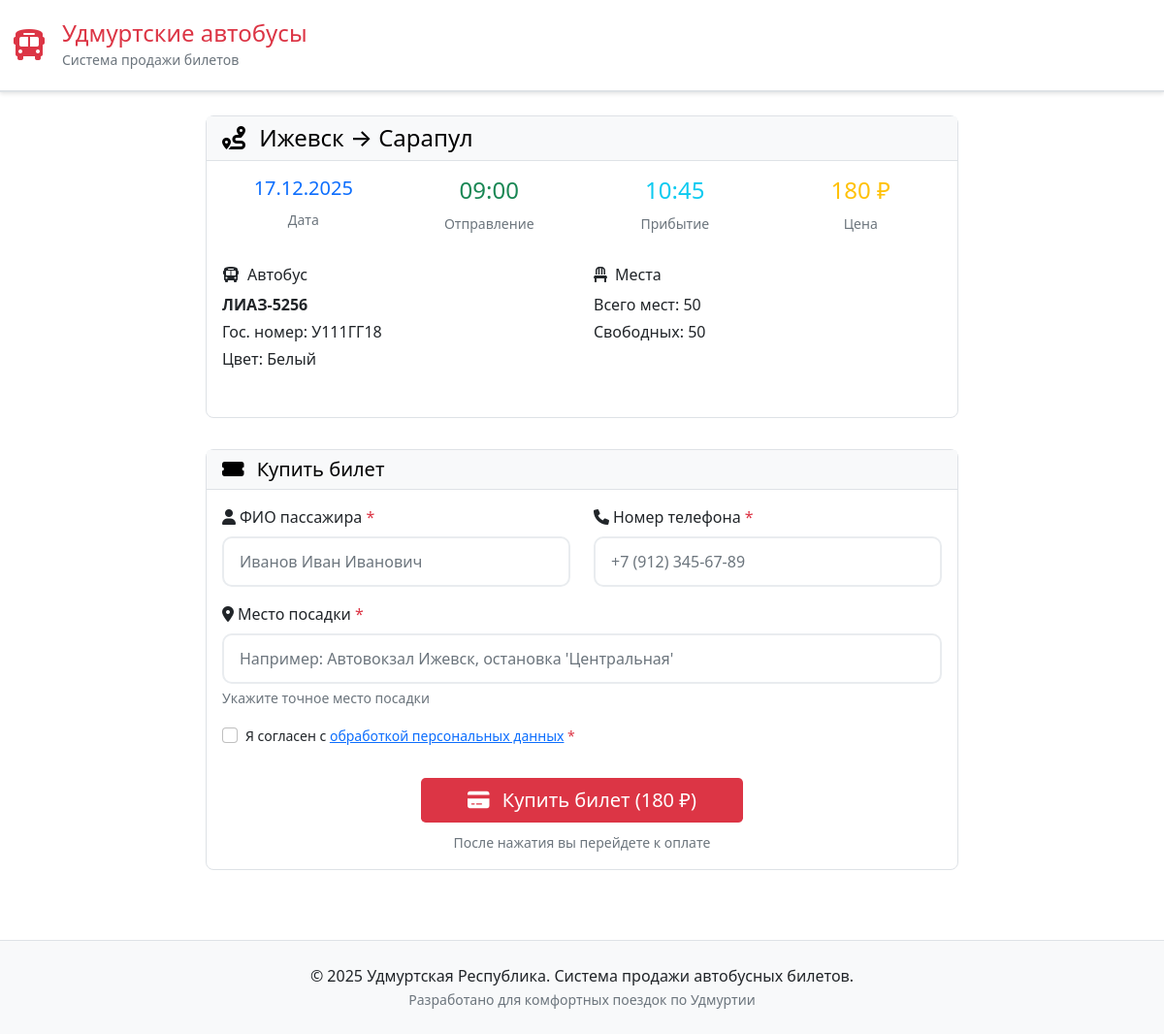
Screenshot of /trip/4 with the database file from the repository.
### models.py (models this page shows)
class Trip(Base):
    __tablename__ = "trips"
    id = Column(Integer, primary_key=True, index=True)
    departure_city = Column(String, nullable=False)
    arrival_city = Column(String, nullable=False)
    departure_date = Column(Date, nullable=False)
    departure_time = Column(String, nullable=False)  # Format: HH:MM
    arrival_time = Column(String, nullable=False)    # Format: HH:MM
    bus_number = Column(String, nullable=False)      # Гос. номер автобуса
    bus_name = Column(String, nullable=False)        # Название автобуса
    bus_color = Column(String, nullable=False)       # Цвет автобуса
    total_seats = Column(Integer, nullable=False)
    available_seats = Column(Integer, nullable=False)
    price = Column(Float, default=0.0)
    is_active = Column(Integer, default=1)  # 1 = active, 0 = inactive
    created_at = Column(DateTime(timezone=True), server_default=func.now())
    updated_at = Column(DateTime(timezone=True), server_default=func.now(), onupdate=func.now())
    tickets = relationship("Ticket", back_populates="trip")

### main.py (the view)
@app.get("/trip/{trip_id}", response_class=HTMLResponse)
async def trip_details(request: Request, trip_id: int, db: Session = Depends(get_db)):
    trip = db.query(Trip).filter(Trip.id == trip_id, Trip.is_active == 1).first()
    if not trip:
        raise HTTPException(status_code=404, detail="Trip not found")
    return templates.TemplateResponse("user_trip_details.html", {
        "request": request,
        "trip": trip
    })

### templates/user_trip_details.html (shortened to what this page needs)
{% extends "base_udmurt.html" %}
{% block content %}
<div class="row">
    <div class="col-lg-8 mx-auto">
        <div class="card mb-4">
            <div class="card-header">
                <h4 class="mb-0">
                    <i class="fas fa-route me-2"></i>
                    {{ trip.departure_city }} → {{ trip.arrival_city }}
                </h4>
            </div>
            <div class="card-body">
                <div class="row text-center mb-4">
                    <div class="col-md-3">
                        <h5 class="text-primary">{{ trip.departure_date.strftime('%d.%m.%Y') }}</h5>
                        <small class="text-muted">Дата</small>
                    </div>
                    <div class="col-md-3">
                        <h4 class="text-success">{{ trip.departure_time }}</h4>
                        <small class="text-muted">Отправление</small>
                    </div>
                    <div class="col-md-3">
                        <h4 class="text-info">{{ trip.arrival_time }}</h4>
                        <small class="text-muted">Прибытие</small>
                    </div>
                    <div class="col-md-3">
                        <h4 class="text-warning">{{ "%.0f"|format(trip.price) }} ₽</h4>
                        <small class="text-muted">Цена</small>
                    </div>
                </div>
                <div class="row mb-4">
                    <div class="col-md-6">
                        <h6><i class="fas fa-bus me-2"></i>Автобус</h6>
                        <p class="mb-1"><strong>{{ trip.bus_name }}</strong></p>
                        <p class="mb-1">Гос. номер: {{ trip.bus_number }}</p>
                        <p class="mb-0">Цвет: <span style="color: {{ trip.bus_color|lower() }};">{{ trip.bus_color }}</span></p>
                    </div>
                    <div class="col-md-6">
                        <h6><i class="fas fa-chair me-2"></i>Места</h6>
                        <p class="mb-1">Всего мест: {{ trip.total_seats }}</p>
                        <p class="mb-0">Свободных: {{ trip.available_seats }}</p>
                    </div>
                </div>
            </div>
        </div>
        {% if trip.available_seats > 0 %}
        <div class="card">
            <div class="card-header">
                <h5 class="mb-0">
                    <i class="fas fa-ticket-alt me-2"></i>
                    Купить билет
                </h5>
            </div>
            <div class="card-body">
                <form method="post" action="/trip/{{ trip.id }}/book">
                    <div class="row mb-3">
                        <div class="col-md-6">
                            <label for="passenger_name" class="form-label">
                                <i class="fas fa-user me-1"></i>ФИО пассажира <span class="text-danger">*</span>
                            </label>
                            <input type="text" class="form-control" id="passenger_name" name="passenger_name"
                                   required placeholder="Иванов Иван Иванович">
                        </div>
                        <div class="col-md-6">
                            <label for="passenger_phone" class="form-label">
                                <i class="fas fa-phone me-1"></i>Номер телефона <span class="text-danger">*</span>
                            </label>
                            <input type="tel" class="form-control" id="passenger_phone" name="passenger_phone"
                                   required placeholder="+7 (912) 345-67-89" pattern="\+7\s?\(\d{3}\)\s?\d{3}-\d{2}-\d{2}">
                        </div>
                    </div>
                    <div class="mb-3">
                        <label for="boarding_point" class="form-label">
                            <i class="fas fa-map-marker-alt me-1"></i>Место посадки <span class="text-danger">*</span>
                        </label>
                        <input type="text" class="form-control" id="boarding_point" name="boarding_point"
                               required placeholder="Например: Автовокзал Ижевск, остановка 'Центральная'">
                        <div class="form-text">Укажите точное место посадки</div>
                    </div>
                    <div class="mb-4">
                        <div class="form-check">
                            <input class="form-check-input" type="checkbox" id="agree_privacy" name="agree_privacy" required>
                            <label class="form-check-label" for="agree_privacy">
                                <small>Я согласен с <a href="#" data-bs-toggle="modal" data-bs-target="#privacyModal">обработкой персональных данных</a> <span class="text-danger">*</span></small>
                            </label>
                        </div>
                    </div>
                    <div class="text-center">
                        <button type="submit" class="btn btn-success btn-lg px-5">
                            <i class="fas fa-credit-card me-2"></i>
                            Купить билет ({{ "%.0f"|format(trip.price) }} ₽)
                        </button>
                        <p class="text-muted mt-2 mb-0">
                            <small>После нажатия вы перейдете к оплате</small>
                        </p>
                    </div>
                </form>
            </div>
        </div>
        {% endif %}
    </div>
</div>
{% endblock %}

### static/css/udmurt-style.css (style rules this page uses)
:root { --primary-bg: #FFFFFF; --secondary-bg: #F8F9FA; --text-color: #000000; --accent-red: #DC3545; --border-color: #DEE2E6; }
.card { border: 1px solid #dee2e6; border-radius: 8px; box-shadow: none; }
.card-header { background-color: var(--secondary-bg); color: var(--text-color); border-bottom: 1px solid var(--border-color); }
.btn-success { background-color: var(--accent-red); border: none; color: white; }
.form-control { border-radius: 10px; border: 2px solid #e9ecef; padding: 12px 16px; font-size: 16px; }
@media (min-width: 769px) { .card { margin-bottom: 1.5rem; } }
@media (min-width: 769px) { .mb-4 { margin-bottom: 2rem !important; } }

### rows the page displays
Trip: departure_city "Ижевск", arrival_city "Сарапул", departure_date "17.12.2025", departure_time "09:00", arrival_time "10:45", price "180", bus_name "ЛИАЗ-5256", bus_number "У111ГГ18", bus_color "Белый", total_seats "50", available_seats "50"
